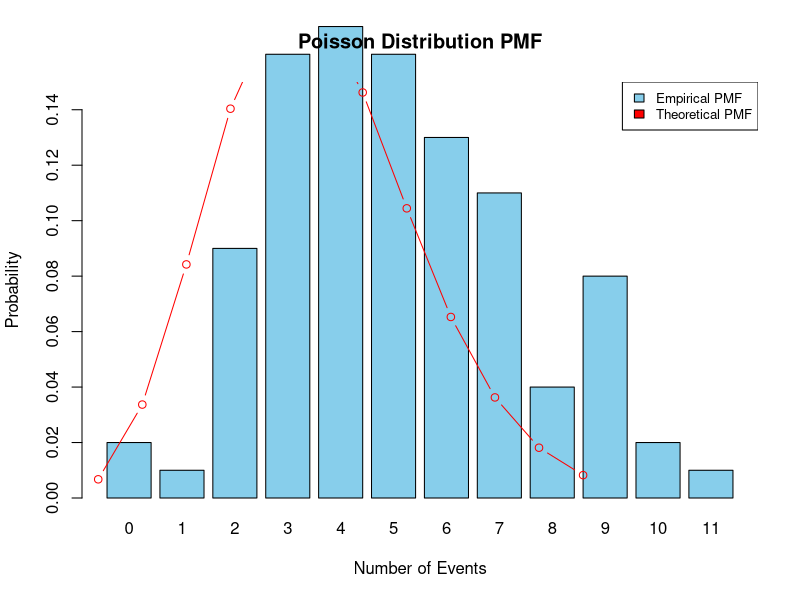
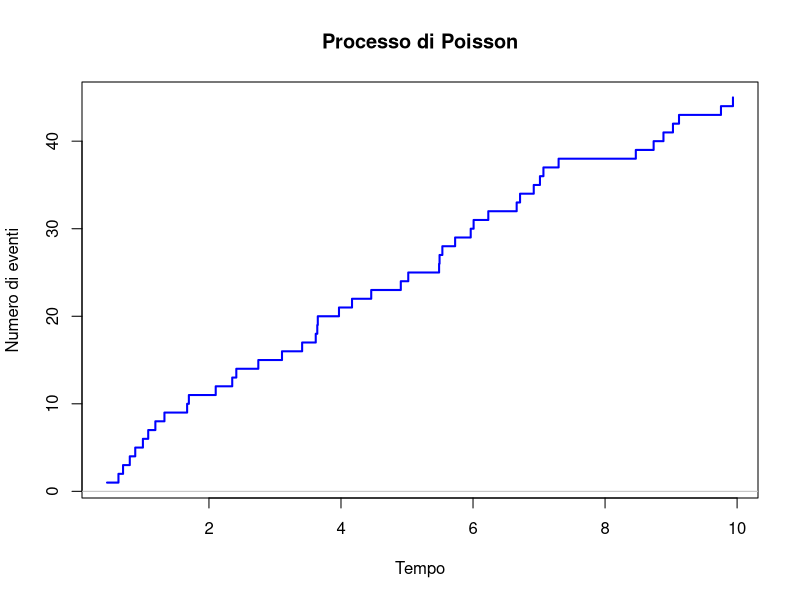

These charts were generated, in order, by the following R code:
#Generate a Poisson-distributed dataset
lambda <- 5  # Average rate of events
poisson_data <- rpois(100, lambda)

# Create a bar plot to visualize the probability mass function
barplot(table(poisson_data)/length(poisson_data), 
        col = "skyblue", 
        main = "Poisson Distribution PMF",
        xlab = "Number of Events",
        ylab = "Probability",
        ylim = c(0, 0.15))

# Add a red line representing the theoretical Poisson PMF
points(0:max(poisson_data), dpois(0:max(poisson_data), lambda), type = "b", col = "red")

# Add legend
legend("topright", legend = c("Empirical PMF", "Theoretical PMF"), 
       fill = c("skyblue", "red"), 
       cex = 0.8)

## Processo di Poisson
#set.seed(123)
lambda <- 5   # Tasso
Tmax <- 10    # Tempo massimo di osservazione
times <- cumsum(rexp(100, rate=lambda)) # Tempi degli arrivi

# Filtriamo gli eventi che rientrano in Tmax
times <- times[times <= Tmax]
counts <- seq_along(times) # Numero cumulativo di eventi

# Grafico del processo
plot(times, counts, type="s", col="blue", lwd=2, xlab="Tempo", ylab="Numero di eventi",
     main="Processo di Poisson")
abline(h=0, col="gray")